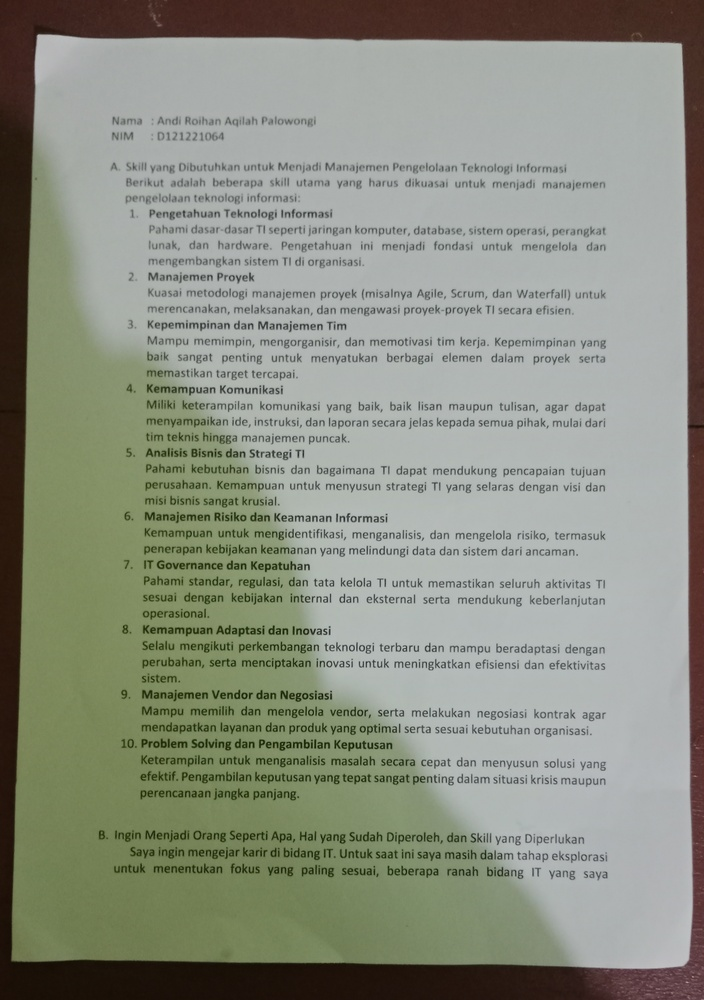
#> input picture input_sample/document_1.jpg, 704 x 1000 px, shrunk from 1669 x 2370 before the run
$ python enhancer.py
#> lines starting #> are read from the running program, lines starting #| are printed output that depends on the picture; after the words box and inside, x2 and y2 are one past the last pixel; in counts of white or black regions, pixels touching at a corner belong together
#> the answer given: input_sample/document_1.jpg
import cv2
import numpy as np
from tkinter import Tk, filedialog
import warnings
import matplotlib.pyplot as plt
import os

warnings.filterwarnings('ignore')

class DocumentEnhancer:
    def __init__(self, image_path):
        # Load the image or raise error
#> called with image_path = 'input_sample/document_1.jpg'
        self.original = cv2.imread(image_path)
#> self.original is the input picture: shape (1000, 704, 3); mean B, G, R 129.2, 143.1, 139.2
        if self.original is None:
            raise ValueError(f"Could not load image: {image_path}")
        # Prepare storage for intermediate steps
        self.history = [('Original', self.original.copy())]
        self.processed = self.original.copy()

    def detect_and_warp(self):
        gray = cv2.cvtColor(self.processed, cv2.COLOR_BGR2GRAY)
        self.history.append(('Grayscale', gray))

        blurred = cv2.GaussianBlur(gray, (5, 5), 0)
        self.history.append(('Blurred', blurred))

        edges = cv2.Canny(blurred, 50, 150)
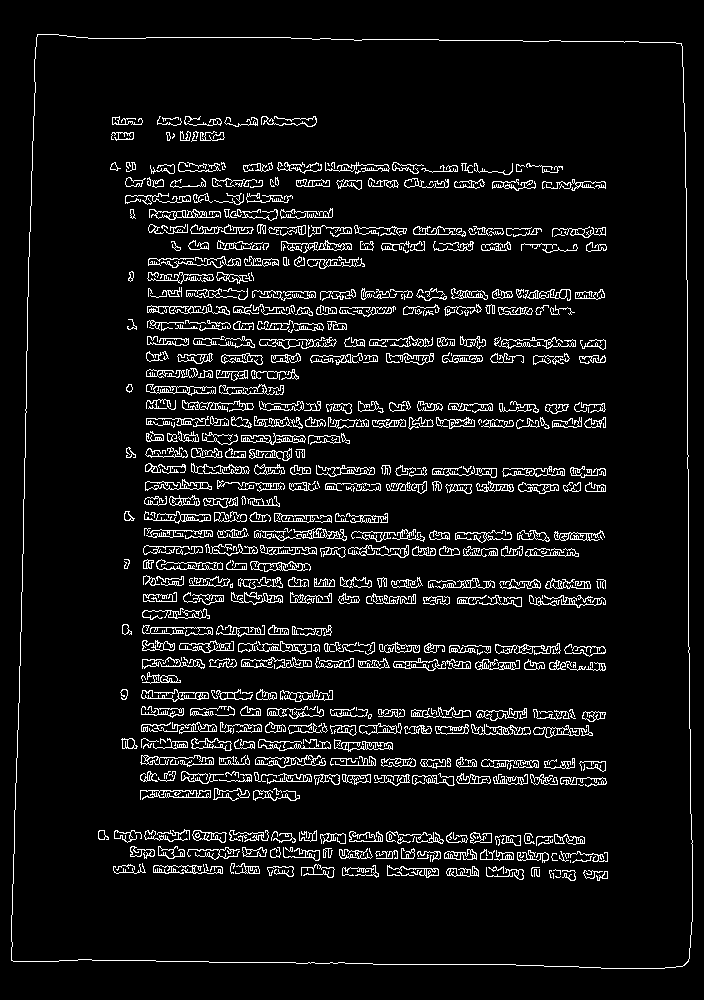
#> edges: shape (1000, 704); 7.2% white in thin lines or dots
        self.history.append(('Edges', edges))

        closed = cv2.morphologyEx(edges, cv2.MORPH_CLOSE, np.ones((3,3), np.uint8))
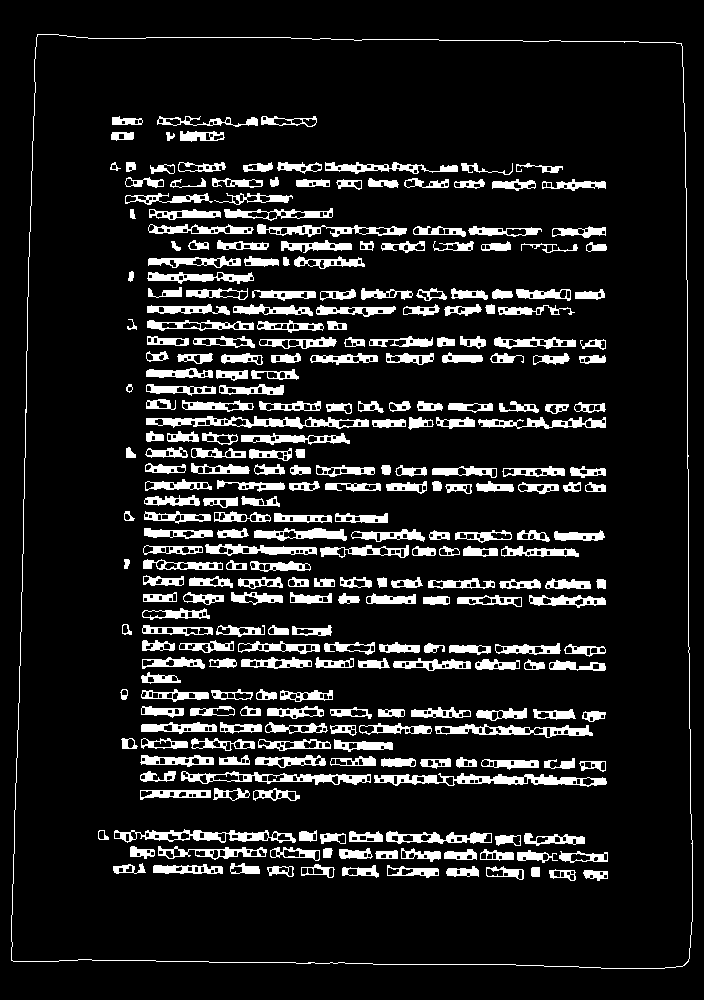
#> closed: shape (1000, 704); 12% white; 291 white regions
        self.history.append(('Closed', closed))

        contours, _ = cv2.findContours(closed, cv2.RETR_EXTERNAL, cv2.CHAIN_APPROX_SIMPLE)
#> contours = 1 contour; box (x1, y1, x2, y2) and area: (11, 34, 693, 969) 614420
        contours = sorted(contours, key=cv2.contourArea, reverse=True)
        for c in contours:
            peri = cv2.arcLength(c, True)
            approx = cv2.approxPolyDP(c, 0.02 * peri, True)
            if len(approx) == 4 and cv2.contourArea(c) > 10000:
                pts = approx.reshape(4, 2)
                break
        else:
            h, w = gray.shape
            pts = np.array([[0,0],[w,0],[w,h],[0,h]], np.float32)
#> this loop made 1 pass

        ys = pts[:,1].argsort()
#> ys = [0, 3, 1, 2]
        top, bottom = pts[ys[:2]], pts[ys[2:]]
#> top = [[37, 34], [681, 43]]; bottom = [[11, 960], [684, 965]]
        tl, tr = top[np.argsort(top[:,0])]
#> tl = [37, 34]; tr = [681, 43]
        bl, br = bottom[np.argsort(bottom[:,0])]
#> bl = [11, 960]; br = [684, 965]
        src = np.array([tl, tr, br, bl], dtype=np.float32)
#> src = [[37, 34], [681, 43], [684, 965], [11, 960]]

        width = int(max(np.linalg.norm(tr-tl), np.linalg.norm(br-bl)))
#> width = 673
        height = int(max(np.linalg.norm(bl-tl), np.linalg.norm(br-tr)))
#> height = 926
        dst = np.array([[0,0],[width,0],[width,height],[0,height]], np.float32)
#> dst = [[0, 0], [673, 0], [673, 926], [0, 926]]
        M = cv2.getPerspectiveTransform(src, dst)
#> M = [[1.04, 0.0292, -39.52], [-0.0146, 1.05, -35.03], [-7.75e-06, 4.85e-05, 1]]
        warped = cv2.warpPerspective(self.processed, M, (width, height))
        self.history.append(('Warped', warped))
        self.processed = warped

    def enhance(self):
        gray = cv2.cvtColor(self.processed, cv2.COLOR_BGR2GRAY)
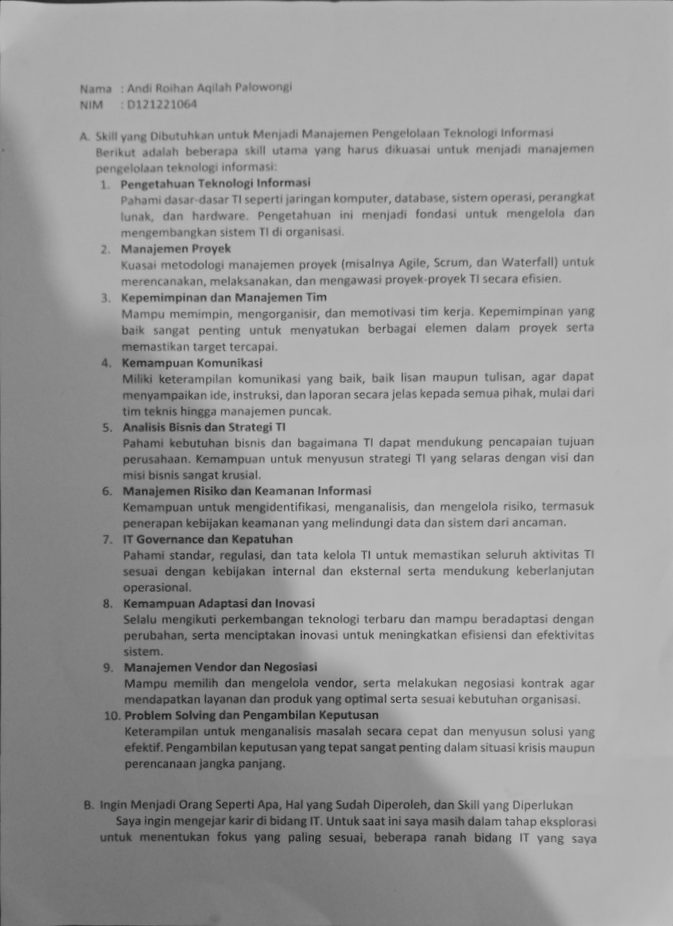
#> gray: shape (926, 673); min 22, max 195, mean 155.2
        self.history.append(('Warped Grayscale', gray))

        adaptive = cv2.adaptiveThreshold(
            gray, 255,
            cv2.ADAPTIVE_THRESH_GAUSSIAN_C,
            cv2.THRESH_BINARY,
            blockSize=15,
            C=10
        )
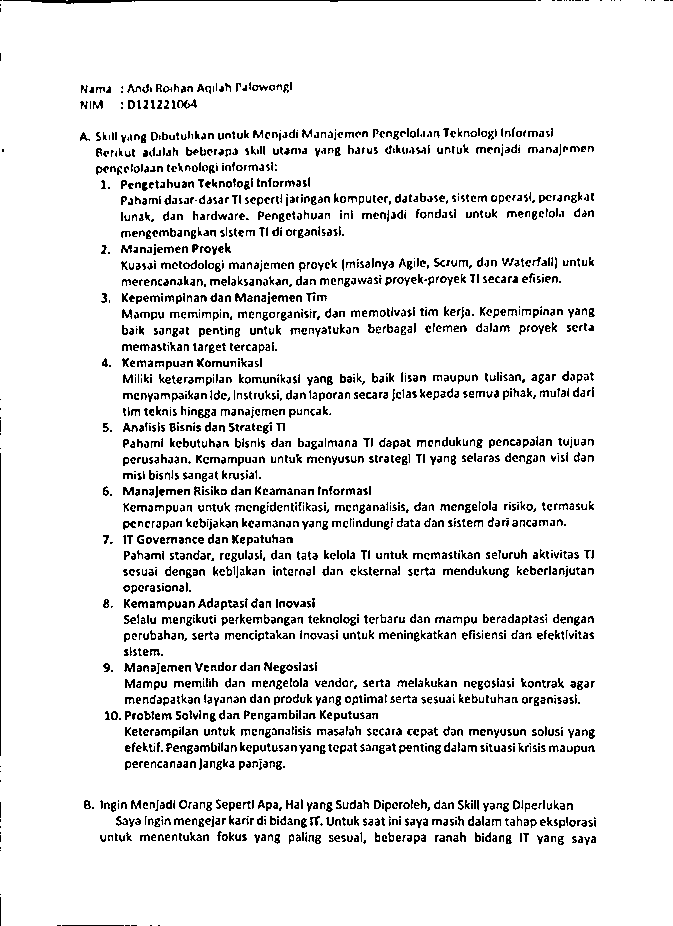
#> adaptive: shape (926, 673); 91.3% white; black in thin lines or dots
        self.history.append(('Adaptive Threshold', adaptive))

        final = cv2.cvtColor(adaptive, cv2.COLOR_GRAY2BGR)
#> final: shape (926, 673, 3); 91.3% white; black in thin lines or dots
        self.history.append(('Final', final))
        self.processed = final

    def evaluate(self):
        # Convert to grayscale for metrics
        gray_proc = cv2.cvtColor(self.processed, cv2.COLOR_BGR2GRAY)

        # Contrast-to-Noise Ratio (CNR)
        # Binary mask from adaptive threshold
        _, binary = cv2.threshold(gray_proc, 127, 255, cv2.THRESH_BINARY)
        text_mask = binary == 0
#> text_mask: shape (926, 673) bool; 8.7% white in thin lines or dots
        bg_mask = binary == 255
#> bg_mask: shape (926, 673) bool; 91.3% white; black in thin lines or dots
        mu_text = gray_proc[text_mask].mean() if np.any(text_mask) else 0
#> mu_text = 0
        mu_bg = gray_proc[bg_mask].mean() if np.any(bg_mask) else 0
#> mu_bg = 255
        sigma_text = gray_proc[text_mask].std() if np.any(text_mask) else 1
#> sigma_text = 0
        sigma_bg = gray_proc[bg_mask].std() if np.any(bg_mask) else 1
#> sigma_bg = 0
        cnr = abs(mu_bg - mu_text) / (sigma_bg + sigma_text)
#> cnr = inf
        print(f"CNR: {cnr:.4f}")
#| CNR: inf

        # Edge density
        edges = cv2.Canny(gray_proc, 50, 150)
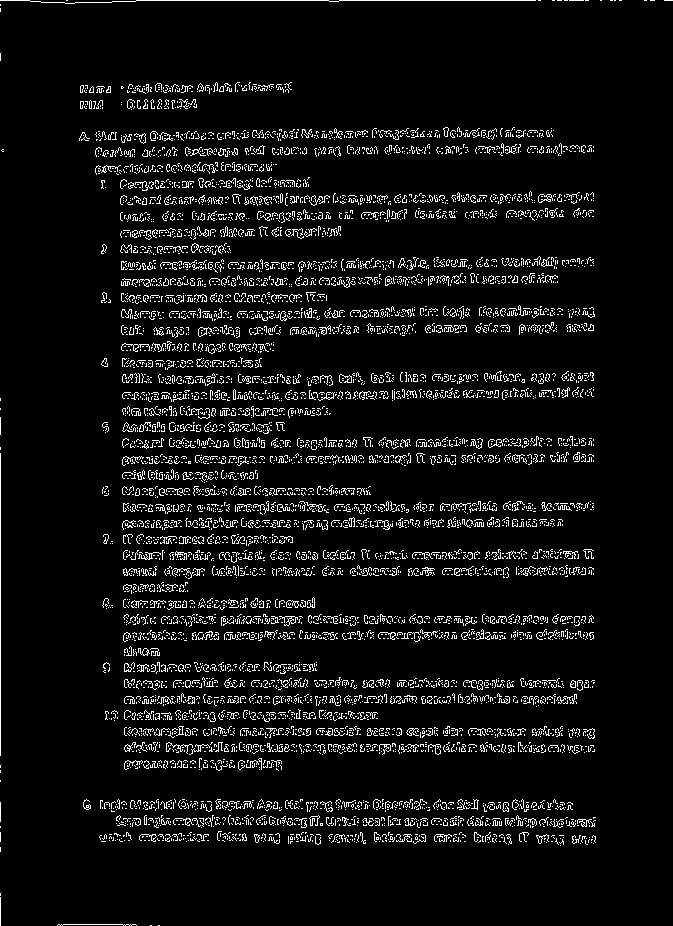
#> edges: shape (926, 673); 6.4% white in thin lines or dots
        edge_density = np.sum(edges > 0) / edges.size
#> edge_density = 0.0645
        print(f"Edge Density: {edge_density:.4f}")
#| Edge Density: 0.0645

    def process(self):
        print("Applying perspective correction...")
        self.detect_and_warp()
        print("Applying adaptive threshold enhancement...")
        self.enhance()
        print("Evaluating metrics...")
        self.evaluate()
        print("Processing complete.")

    def show_results(self):
        # Grid display of all steps
        n = len(self.history)
#> n = 9
        cols = 3
        rows = (n + cols - 1) // cols
#> rows = 3
        fig, axes = plt.subplots(rows, cols, figsize=(5*cols, 4*rows))
        axes = axes.flatten()

        for ax, (title, img) in zip(axes, self.history):
            if img.ndim == 2:
                ax.imshow(img, cmap='gray')
            else:
                ax.imshow(cv2.cvtColor(img, cv2.COLOR_BGR2RGB))
            ax.set_title(title)
            ax.axis('off')
#> this loop made 9 passes

        for ax in axes[len(self.history):]:
            ax.axis('off')
#> this loop made 0 passes

        plt.tight_layout()
        plt.show()
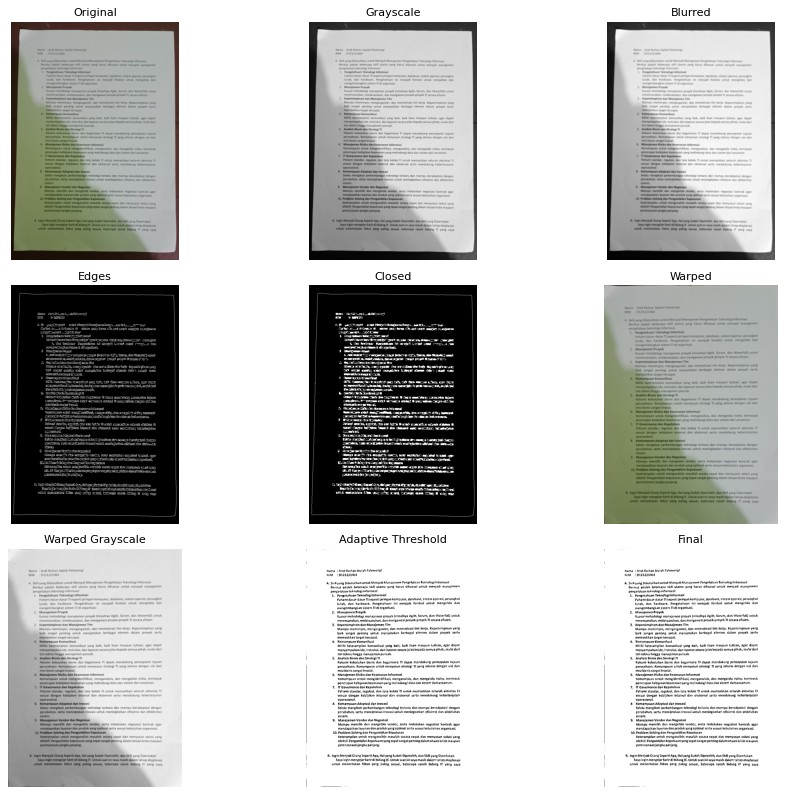
#> figure drawn by matplotlib, 9 panels

        # Separate figure: Input and Final Output
        fig2, ax2 = plt.subplots(1, 2, figsize=(12, 6))
        ax2[0].imshow(cv2.cvtColor(self.original, cv2.COLOR_BGR2RGB))
        ax2[0].set_title('Input Image')
        ax2[0].axis('off')
        ax2[1].imshow(cv2.cvtColor(self.processed, cv2.COLOR_BGR2RGB))
        ax2[1].set_title('Final Output')
        ax2[1].axis('off')

        plt.tight_layout()
        plt.show()
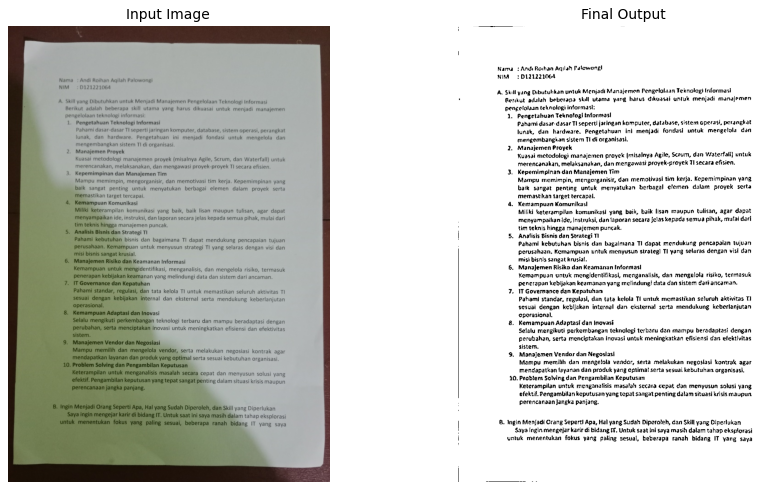
#> figure drawn by matplotlib, 2 panels

    def save(self, path):
        cv2.imwrite(path, self.processed)
        print(f"Saved enhanced image to {path}")

if __name__ == '__main__':
    root = Tk()
    root.withdraw()
    path = filedialog.askopenfilename(
        title="Select document image",
        filetypes=[("Image files","*.jpg *.jpeg *.png *.bmp")] )
    if not path:
        print("No file chosen, exiting.")
    else:
        enhancer = DocumentEnhancer(path)
        enhancer.process()
        enhancer.show_results()
        base = os.path.basename(path)
        name, _ = os.path.splitext(base)
        output_name = f"{name}_output_final.jpg"

        output_dir = os.path.join(os.getcwd(), "output")
        os.makedirs(output_dir, exist_ok=True)

        output_path = os.path.join(output_dir, output_name)
        enhancer.save(output_path)
